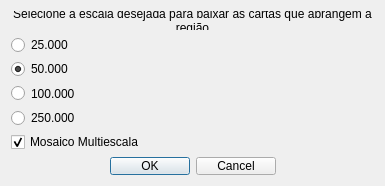
<?xml version="1.0" encoding="UTF-8"?>
<ui version="4.0">
 <class>Dialog</class>
 <widget class="QDialog" name="Dialog">
  <property name="geometry">
   <rect>
    <x>0</x>
    <y>0</y>
    <width>385</width>
    <height>186</height>
   </rect>
  </property>
  <property name="minimumSize">
   <size>
    <width>373</width>
    <height>186</height>
   </size>
  </property>
  <property name="maximumSize">
   <size>
    <width>9999</width>
    <height>9999</height>
   </size>
  </property>
  <property name="windowTitle">
   <string>Selecionar Escala</string>
  </property>
  <property name="sizeGripEnabled">
   <bool>false</bool>
  </property>
  <property name="modal">
   <bool>true</bool>
  </property>
  <layout class="QVBoxLayout" name="verticalLayout_3">
   <item>
    <widget class="QLabel" name="label">
     <property name="text">
      <string>Selecione a escala desejada para baixar as cartas que abrangem a região</string>
     </property>
     <property name="alignment">
      <set>Qt::AlignCenter</set>
     </property>
     <property name="wordWrap">
      <bool>true</bool>
     </property>
    </widget>
   </item>
   <item>
    <widget class="QRadioButton" name="scale25">
     <property name="text">
      <string>25.000</string>
     </property>
    </widget>
   </item>
   <item>
    <widget class="QRadioButton" name="scale50">
     <property name="text">
      <string>50.000</string>
     </property>
     <property name="checked">
      <bool>true</bool>
     </property>
    </widget>
   </item>
   <item>
    <widget class="QRadioButton" name="scale100">
     <property name="text">
      <string>100.000</string>
     </property>
    </widget>
   </item>
   <item>
    <widget class="QRadioButton" name="scale250">
     <property name="text">
      <string>250.000</string>
     </property>
    </widget>
   </item>
   <item>
    <widget class="QCheckBox" name="scaleMulti">
     <property name="text">
      <string>Mosaico Multiescala</string>
     </property>
     <property name="checked">
      <bool>true</bool>
     </property>
    </widget>
   </item>
   <item>
    <widget class="QDialogButtonBox" name="buttonBox">
     <property name="orientation">
      <enum>Qt::Horizontal</enum>
     </property>
     <property name="standardButtons">
      <set>QDialogButtonBox::Cancel|QDialogButtonBox::Ok</set>
     </property>
     <property name="centerButtons">
      <bool>true</bool>
     </property>
    </widget>
   </item>
  </layout>
 </widget>
 <resources/>
 <connections>
  <connection>
   <sender>buttonBox</sender>
   <signal>accepted()</signal>
   <receiver>Dialog</receiver>
   <slot>accept()</slot>
   <hints>
    <hint type="sourcelabel">
     <x>248</x>
     <y>254</y>
    </hint>
    <hint type="destinationlabel">
     <x>157</x>
     <y>274</y>
    </hint>
   </hints>
  </connection>
  <connection>
   <sender>buttonBox</sender>
   <signal>rejected()</signal>
   <receiver>Dialog</receiver>
   <slot>reject()</slot>
   <hints>
    <hint type="sourcelabel">
     <x>316</x>
     <y>260</y>
    </hint>
    <hint type="destinationlabel">
     <x>286</x>
     <y>274</y>
    </hint>
   </hints>
  </connection>
 </connections>
</ui>
